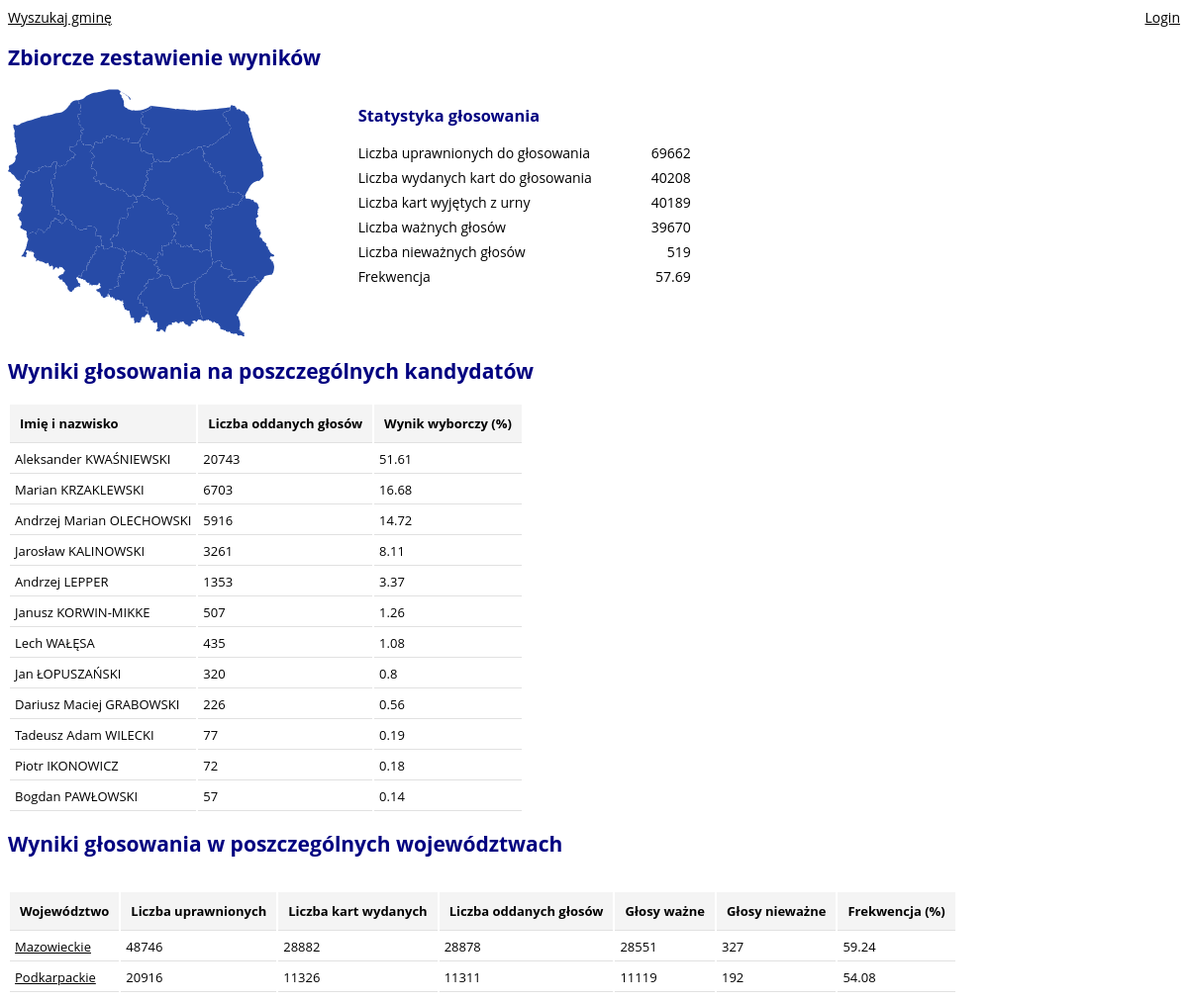
The page / on the database its author committed.
### election/models.py (models this page shows, shortened)
class Country(models.Model):
    name = models.CharField(max_length=50, unique=True)
    entitled = models.PositiveIntegerField()
    cards = models.PositiveIntegerField()
    votes = models.PositiveIntegerField()
    valid = models.PositiveIntegerField()
    invalid = models.PositiveIntegerField()
    @property
    def attendance(self):
        return round(self.votes/self.entitled*100, 2)
    @property
    def candidates(self):
        return Candidate.objects.annotate(votes=Sum("vote__number"))

class Candidate(models.Model):
    name = models.CharField(max_length=100)
    firstname = models.CharField(max_length=20)
    secondname = models.CharField(max_length=20)
    surname = models.CharField(max_length=40)

class Voivodeship(models.Model):
    no = models.PositiveIntegerField(unique=True)
    name = models.CharField(max_length=50)
    country = models.ForeignKey(Country, on_delete=models.CASCADE, related_name='subareas')
    entitled = models.PositiveIntegerField()
    cards = models.PositiveIntegerField()
    votes = models.PositiveIntegerField()
    valid = models.PositiveIntegerField()
    invalid = models.PositiveIntegerField()
    @property
    def attendance(self):
        return round(self.votes/self.entitled*100, 2)
    def get_absolute_url(self):
        return "/{}".format(self.no)

### election/views.py (the view)
# urls.py: url(r'^$', views.country, name='index'),
def country(request):
    area=Country.objects.get(name='Polska')
    return render(request, 'country.html', {'area': area})

### election/templatetags/extras.py (called while the page is built)
@register.filter(name='result', is_safe=True)
def result(value, all_votes):
    return round(value/all_votes*100, 2)

### templates/country.html (shortened to what this page needs)
{% extends "base.html" %}
{% block content %}
<section>
  <h1>Zbiorcze zestawienie wyników</h1>
<div id="voting">
  <div id="voting_map">
		</div>
    {% include "stats.html" %}
</section>
{% include "candidates.html" with area=area %}
<section>
  <h2>Wyniki głosowania w poszczególnych województwach</h2>
  <div id="voting_sub">
  <table class="voting_tab">
    <thead>
      <tr>
        <th>Województwo</th>
        <th>Liczba uprawnionych</th>
        <th>Liczba kart wydanych</th>
        <th>Liczba oddanych głosów</th>
        <th>Głosy ważne</th>
        <th>Głosy nieważne</th>
        <th>Frekwencja (%)</th>
      </tr>
        </thead>
        <tbody>
        {% for row in area.subareas.all %}<tr>
            <td><a href="{{row.get_absolute_url}}">{{row.name}}</a></td>
		    <td>{{row.entitled}}</td>
		    <td>{{row.cards}}</td>
		    <td>{{row.votes}}</td>
		    <td>{{row.valid}}</td>
		    <td>{{row.invalid}}</td>
            <td>{{row.attendance}}</td>
        </tr>{% endfor %}
      </tbody>
	</table>
  </div>
</section>
{% endblock %}

### templates/base.html (shortened to what this page needs)
{% load static %}
<!DOCTYPE html>
<html>
<head>
  <link type="text/css" rel="stylesheet" href="{% static "css/styles.css" %}" media="all"/>
</head>
<body>
<nav>
  <div style="overflow: hidden;">
      <div style="float: left; margin-right: 10px;"><a href="/search">Wyszukaj gminę</a></div>
      <div style="float: right;">
      {% if user.is_anonymous %}<a href=/login/?next={{request.path|urlencode}}>Login</a>
      {% else %} {{ user.first_name }}&nbsp;{{ user.last_name }} <a href="/logout/?next={{request.path|urlencode}}">Logout</a>
      {% endif %}
      </div>
  </div>
</nav>
<div id="content">
  {% block content %} {% endblock %}
</div>
</body>
</html>

### templates/stats.html
  <div id="voting_stats">
    <div>
      <h3>Statystyka głosowania</h3>
      <div class="div_tab">
        <div class="div_row"><div class="div_col1">Liczba uprawnionych do głosowania</div><div class="div_col2">{{area.entitled}}</div></div>
        <div class="div_row"><div class="div_col1">Liczba wydanych kart do głosowania</div><div class="div_col2">{{area.cards}}</div></div>
        <div class="div_row"><div class="div_col1">Liczba kart wyjętych z urny</div><div class="div_col2">{{area.votes}}</div></div>
        <div class="div_row"><div class="div_col1">Liczba ważnych głosów</div><div class="div_col2">{{area.valid}}</div></div>
        <div class="div_row"><div class="div_col1">Liczba nieważnych głosów</div><div class="div_col2">{{area.invalid}}</div></div>
        <div class="div_row"><div class="div_col1">Frekwencja</div><div class="div_col2">{{area.attendance}}</div></div>
      </div>
    </div>
  </div>

### templates/candidates.html (shortened to what this page needs)
{% load extras %}
<section>
  <h2>Wyniki głosowania na poszczególnych kandydatów</h2>
  <div id="voting_cand">
    <div id="candidate_tab">
      <table class="voting_tab">
        <thead>
          <tr>
            <th>Imię i nazwisko</th>
            <th>Liczba oddanych głosów</th>
            <th>Wynik wyborczy (%)</th>
          </tr>
            </thead>
            <tbody>
            {% for c in area.candidates|dictsortreversed:"votes" %}<tr>
                <td>{{c.name}}</td>
                <td>{{c.votes}}</td>
                <td>{{c.votes|result:area.votes}}</td>
            </tr>{% endfor %}
          </tbody>
        </table>
      </div>
  </div>
</section>

### static/css/styles.css (style rules this page uses)
html, body, div, p, g, dl, dt, dd, ol, ul, li, table, tbody, tfoot, thead, tr, th, td, footer, header, nav, section { padding: 0; border: 0; font-size: 14px; font-family: 'Open Sans', sans-serif; vertical-align: baseline; }
h1 { color: navy; }
h2 { color: navy; }
h3 { color: navy; }
a:link { color: #000; }
div#voting_sub { width: 100%; min-width: 300px; overflow-x:auto; padding-top: 15px; }
div#voting_map { width: 350px; display: inline-block; text-align: left; vertical-align: top; }
div#voting_stats { display: inline-block; vertical-align: top; }
div#candidate_tab { width: 100%; max-width: 600px; overflow-x:auto; display: inline-block; vertical-align: top; display: inline-block; }
.div_tab { display: table; font-size: 13px; }
.div_row { display: table-row; height: 25px; }
.div_col1 { display: table-cell; }
.div_col2 { display: table-cell; text-align: right; width: 100px; }
.voting_tab { min-width: 300px; max-width: 1000px; }
.voting_tab > thead > tr > th { background-color: #f4f4f4; font-size: 13px; padding: 10px; border-bottom: 1px solid #e1e1e1; text-align: left; }
.voting_tab > tbody > tr > td { font-size: 13px; padding: 5px; border-bottom: 1px solid #e1e1e1; color: #000; }

### rows shown on the page
Country: entitled "69662", cards "40208", votes "40189", valid "39670", invalid "519", attendance "57.69"
Candidate: name "Aleksander KWAŚNIEWSKI", votes "20743", votes|result "51.61"
Candidate: name "Marian KRZAKLEWSKI", votes "6703", votes|result "16.68"
Candidate: name "Andrzej Marian OLECHOWSKI", votes "5916", votes|result "14.72"
Candidate: name "Jarosław KALINOWSKI", votes "3261", votes|result "8.11"
Candidate: name "Andrzej LEPPER", votes "1353", votes|result "3.37"
Candidate: name "Janusz KORWIN-MIKKE", votes "507", votes|result "1.26"
Candidate: name "Lech WAŁĘSA", votes "435", votes|result "1.08"
Candidate: name "Jan ŁOPUSZAŃSKI", votes "320", votes|result "0.8"
Candidate: name "Dariusz Maciej GRABOWSKI", votes "226", votes|result "0.56"
Candidate: name "Tadeusz Adam WILECKI", votes "77", votes|result "0.19"
Candidate: name "Piotr IKONOWICZ", votes "72", votes|result "0.18"
Candidate: name "Bogdan PAWŁOWSKI", votes "57", votes|result "0.14"
Voivodeship: name "Mazowieckie", entitled "48746", cards "28882", votes "28878", valid "28551", invalid "327", attendance "59.24"
Voivodeship: name "Podkarpackie", entitled "20916", cards "11326", votes "11311", valid "11119", invalid "192", attendance "54.08"
